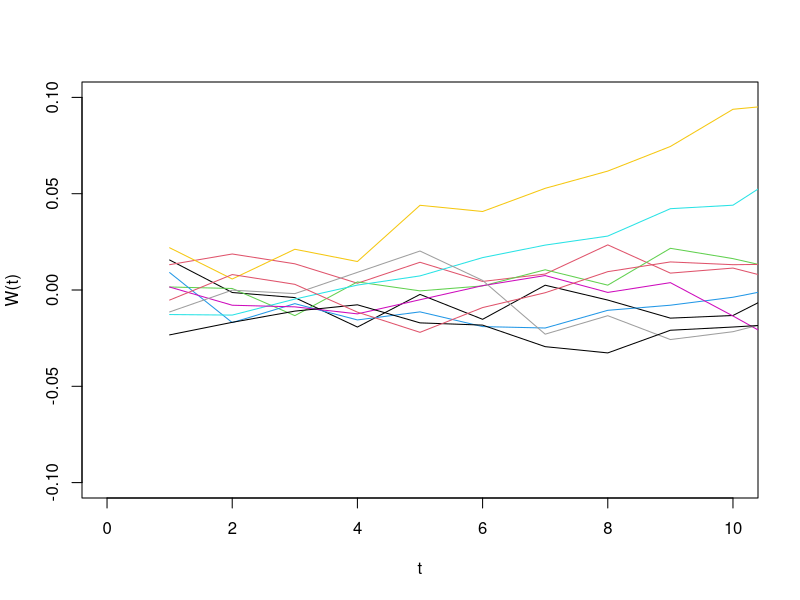

This figure's R source:
wiener_gen <- function(h, T) {
  return(
    cumsum ( rnorm(T/h, mean = 0,  sd = h) )
  )
}

h = 0.01
T = 10
graphics <- replicate(10, wiener_gen(h, T))
matplot(graphics, type = "l", col = 1:10, lwd = 1, lty = 1, xlim = c(0, T), ylim = c(-0.1,0.1),xlab = ("t"), ylab = ("W(t)"))